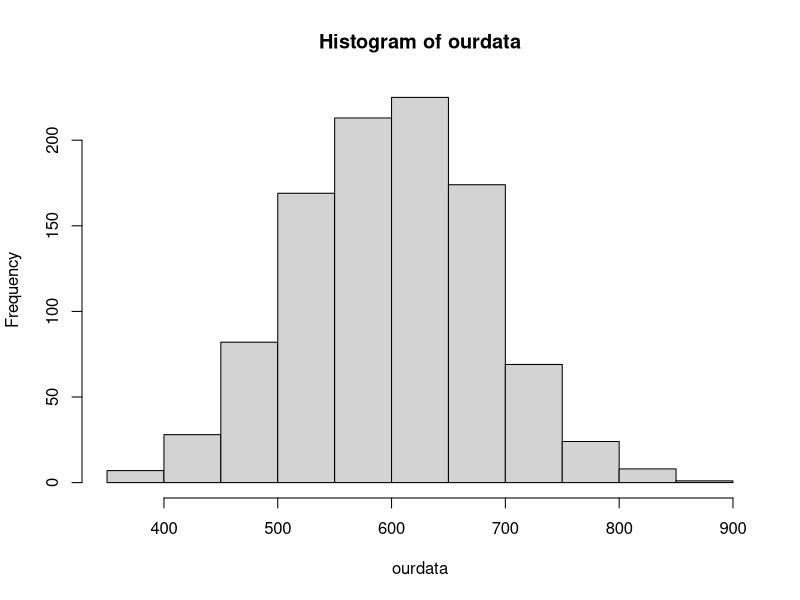
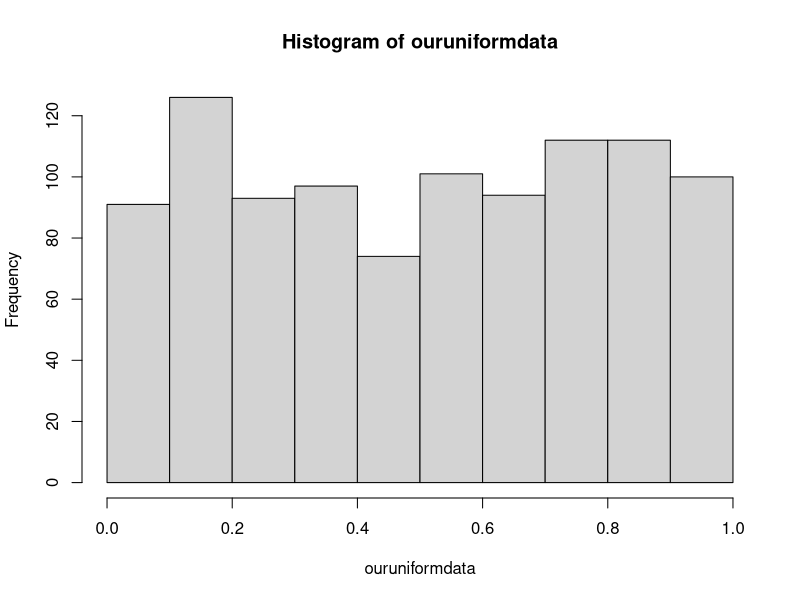
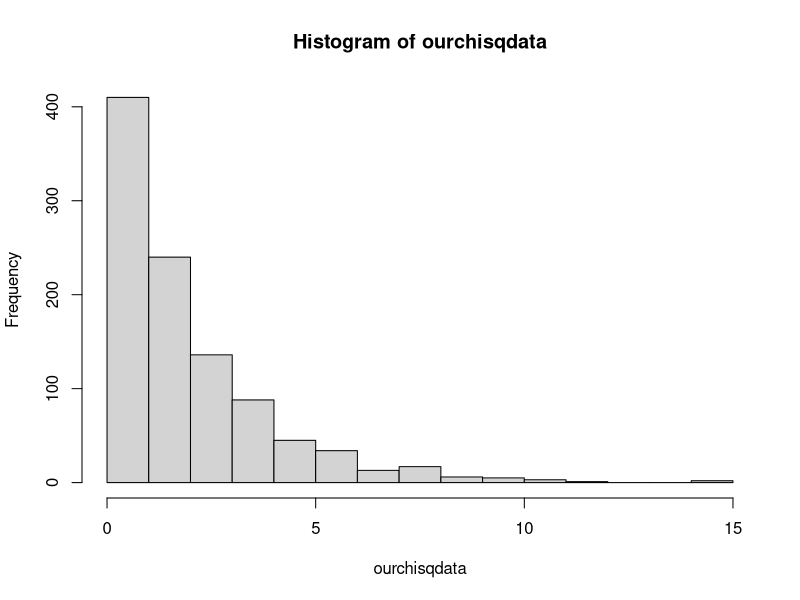
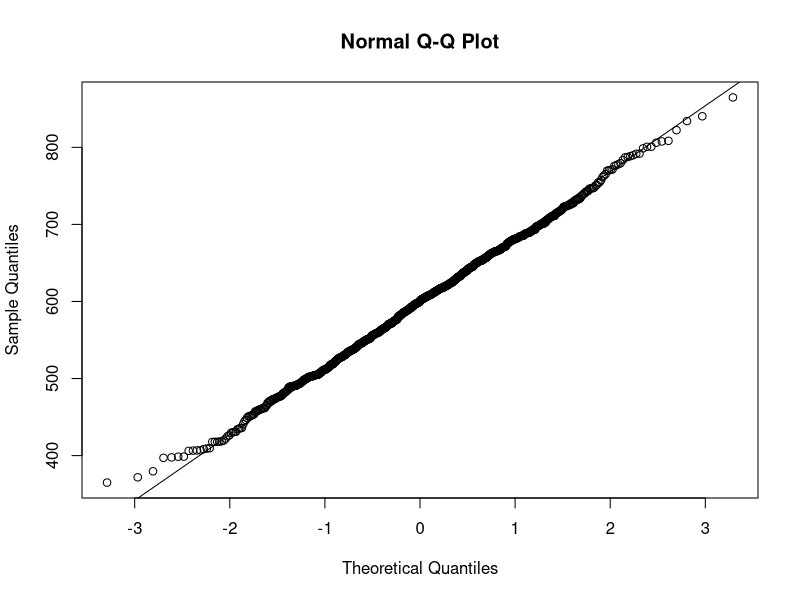
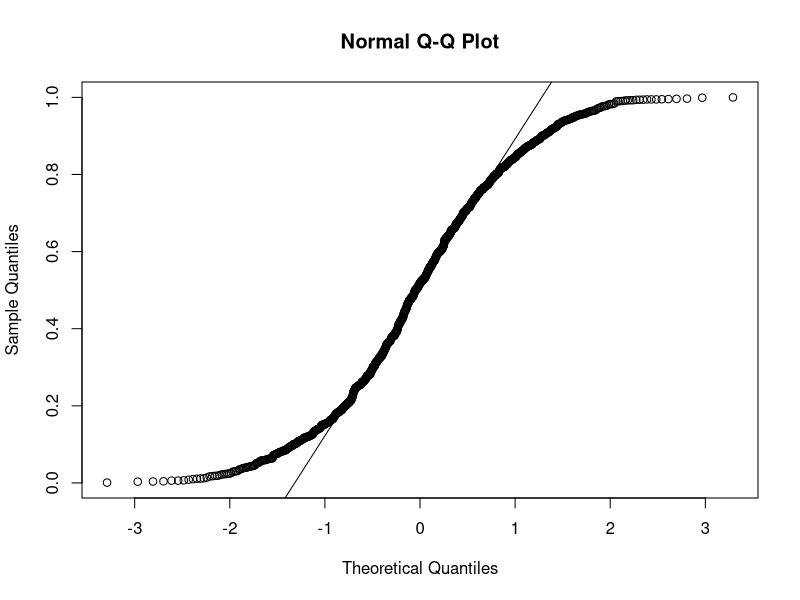
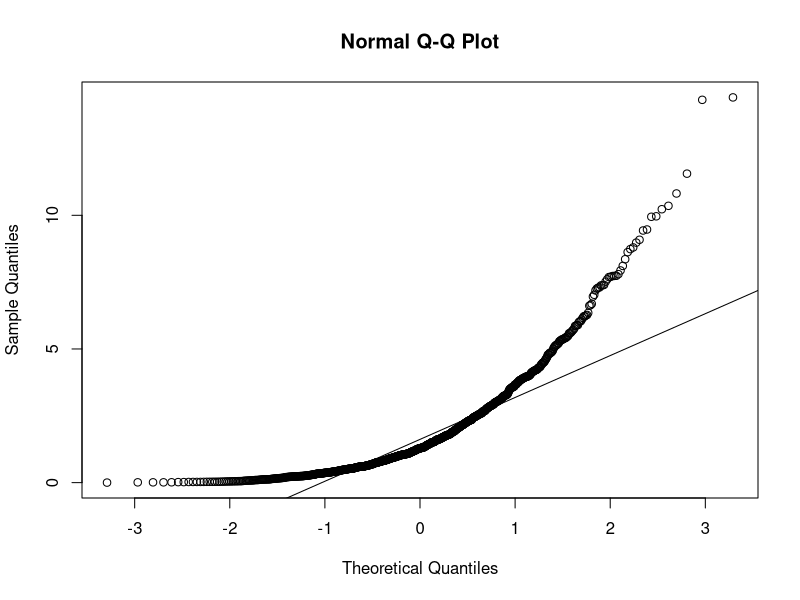
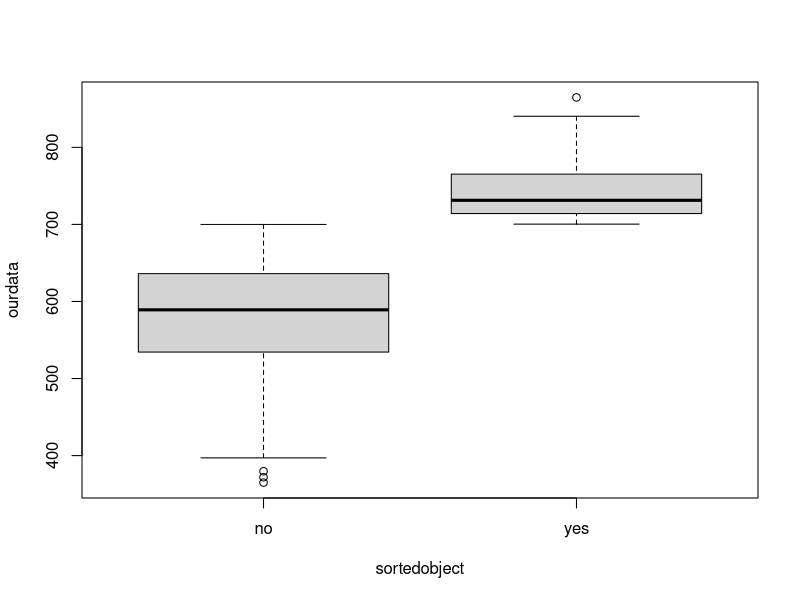
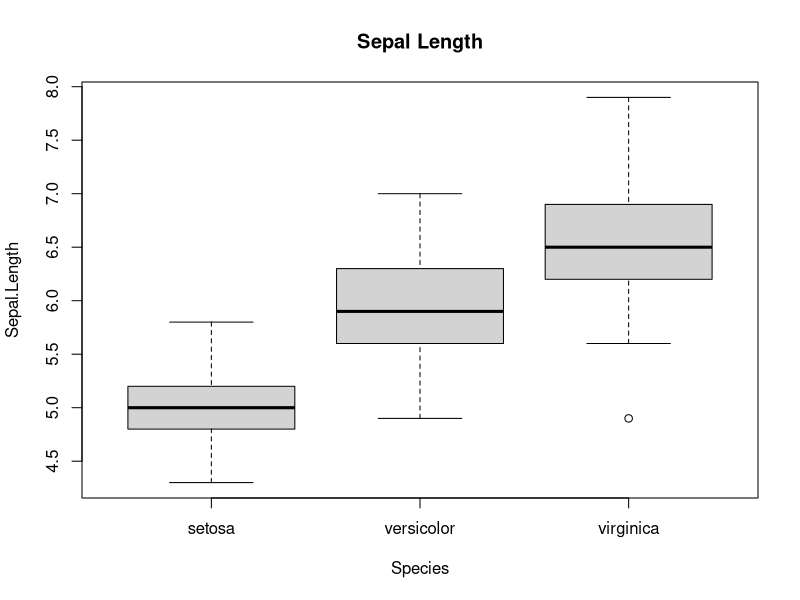

Recreate these plots in R, in order.
## ---- chunk 1
## remove scientific notation
options(scipen=999)

##Load libraries
if (!require("nortest")){
        install.packages("nortest")
}

##Set seed for reproducibility
set.seed(2489)

## Generate Random Data
ourdata = rnorm(1000, 600,80)
ouruniformdata = runif(1000)
ourchisqdata = rchisq(1000,2)

##Draw histogram
hist(ourdata)
hist(ouruniformdata)
hist(ourchisqdata)
##Draw a quantitle quantitle plot with line
qqnorm(ourdata)
qqline(ourdata)

qqnorm(ouruniformdata)
qqline(ouruniformdata)

qqnorm(ourchisqdata)
qqline(ourchisqdata)

##Test for normality
##Norm is do not reject null hypothesis

##Shapiro test (note maximum number of observations in 5,000)
shapiro.test(ourdata)
shapiro.test(ouruniformdata)
shapiro.test(ourchisqdata)

##Anderson Darling Test
ad.test(ourdata)
ad.test(ouruniformdata)
ad.test(ourchisqdata)

##Cramer von Mises test
cvm.test(ourdata)
cvm.test(ouruniformdata)
cvm.test(ourchisqdata)

##Lilliefors (Kolmogorov-Smirnov) normality test
lillie.test(ourdata)
lillie.test(ouruniformdata)
lillie.test(ourchisqdata)

##Shapiro-Francia normality test Note: 5000k limit
sf.test(ourdata)
sf.test(ouruniformdata)
sf.test(ourchisqdata)

##Pearson 
pearson.test(ourdata)
pearson.test(ouruniformdata)
pearson.test(ourchisqdata)

##Sort the object based on 700 as yes or no
sortedobject = ifelse(ourdata > 700, "yes","no")

##view a table of the results
table(sortedobject)

## Z test

##Null Hyptotheis is yes and no are equal proportions(50%)
## Note 102 is number of success, 1000 is sample size
## Default which is two sided Note: add  correct=TRUE for small samples
myresult = prop.test(102,1000)
myresult

##Greater than proption test Note: add  correct=TRUE for small samples
myresult = prop.test(102,1000,alternative="greater")
myresult

##Less than proportion test Note: add  correct=TRUE for small samples
myresult = prop.test(102,1000,alternative="less")
myresult

#One Sample t-test
## Default which is two sided
myresult = t.test(ourdata,mu=600)
myresult

##Greater than  test
myresult = t.test(ourdata,mu=600,alternative="greater")
myresult

##Less than test
myresult = t.test(ourdata,mu=600,alternative="less")
myresult

##t test two samples 

##Boxplot to view
boxplot(ourdata~sortedobject)

##Using all defaults (two-tailed, 95% conf, mu=0, paired=FALSE, var.equal=FALSE)
myresult = t.test(ourdata~sortedobject)
myresult

## Left tailed hypothesis test, unequal var
myresult = t.test(ourdata~sortedobject,alternative = "less")
myresult

## Right tailed hypothesis test, unequal var
myresult = t.test(ourdata~sortedobject,alternative = "greater")
myresult

##two-tailed hypothesis test, equal var
myresult = t.test(ourdata~sortedobject,var.equal=TRUE)
myresult

## Left tailed hypothesis test, equal var
myresult = t.test(ourdata~sortedobject,alternative = "less",var.equal=TRUE)
myresult

## Right tailed hypothesis test, equal var
myresult = t.test(ourdata~sortedobject,alternative = "greater",var.equal=TRUE)
myresult

##Non normally distributed data

##Wilcoxon signed rank sum with defaults
myresult = wilcox.test(ourchisqdata)
myresult

## Left tailed hypothesis test,
myresult = wilcox.test(ourchisqdata,alternative = "less")
myresult

## Left tailed hypothesis test
myresult = wilcox.test(ourchisqdata,alternative = "greater")
myresult

##Wilcoxon signed rank sum with defaults
myresult = wilcox.test(ourchisqdata~sortedobject)
myresult

##ANOVA

attach(iris)
is.factor(Species)
levels(Species)

##Let's look at the variables by species
boxplot(Sepal.Length~Species, main= "Sepal Length")
boxplot(Sepal.Width~Species, main= "Sepal Width")
boxplot(Petal.Length~Species, main= "Petal Width")
boxplot(Petal.Width~Species, main= "Petal Length")

##Let's get the means by Species
by(Sepal.Length, Species, mean)
by(Sepal.Width, Species, mean)
by(Petal.Length, Species, mean)
by(Petal.Width, Species, mean)

## Get them all together in a nice little table
aggregate(. ~ Species, data = iris, mean)
boxplot(aggregate(. ~ Species, data = iris, mean))

myresults = oneway.test(Sepal.Length~Species)
myresults

myresults = aov(Sepal.Length~Species, data=iris)
summary(myresults)
attributes(myresults)

##Plot the residuals
plot(myresults$residuals)
abline(0,0)
